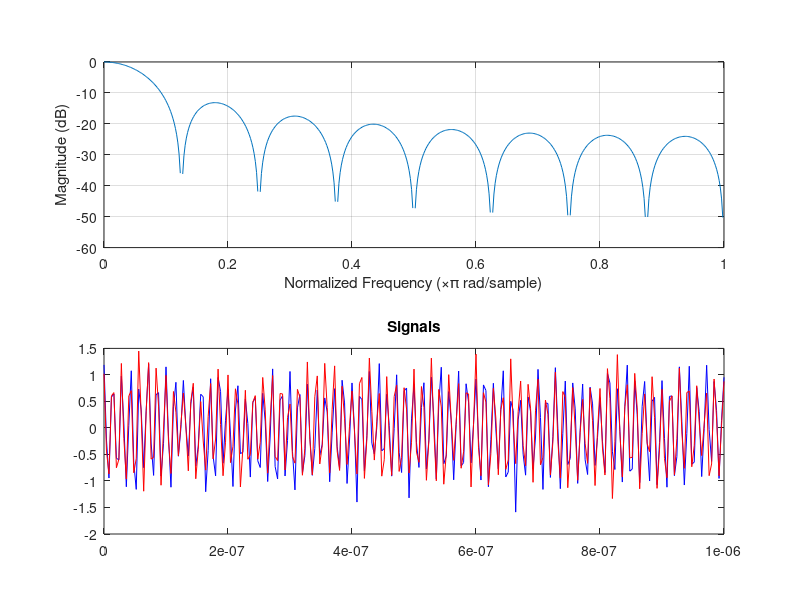
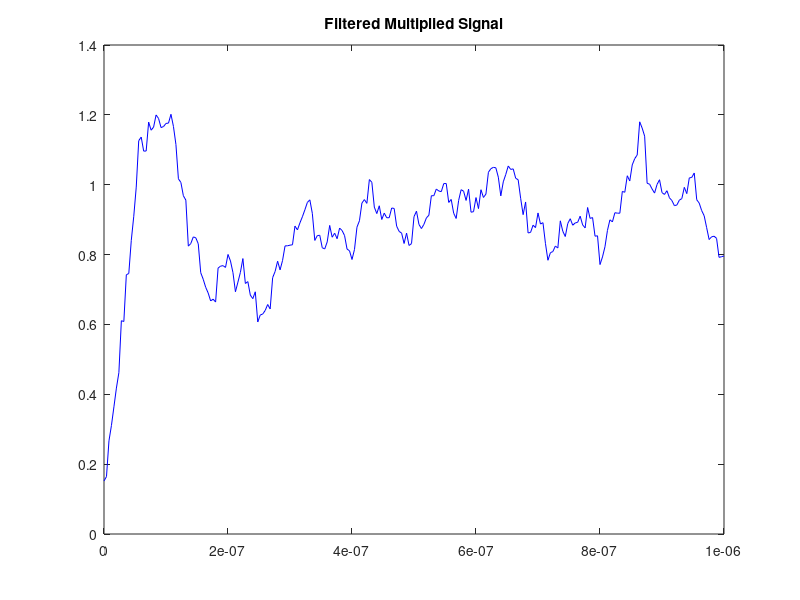
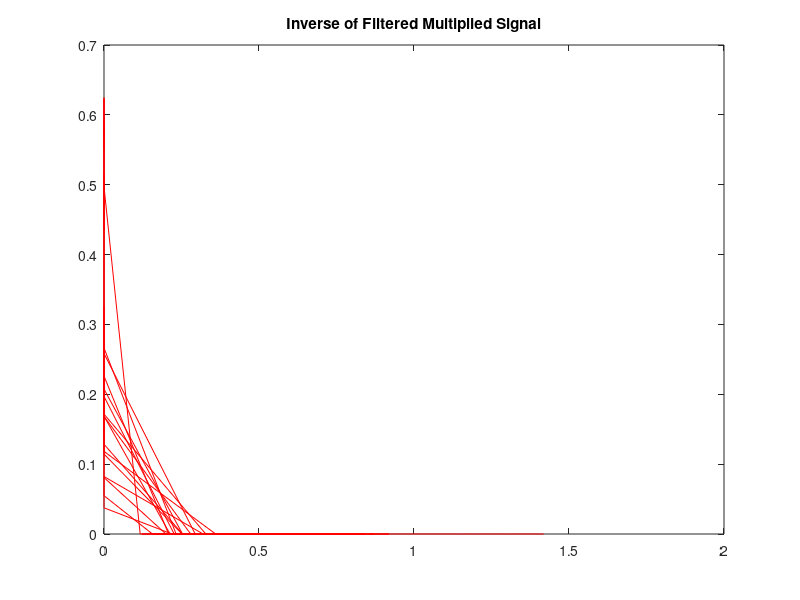
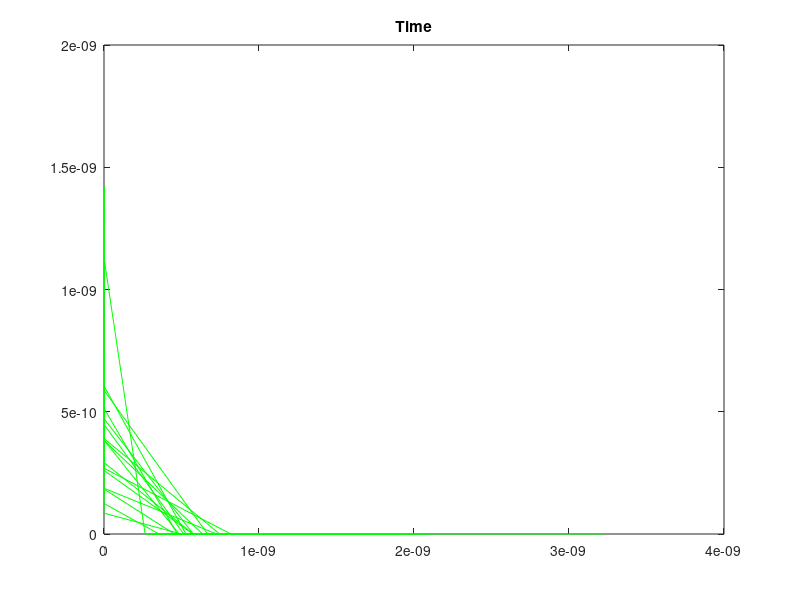

MATLAB code to generate these figures, in order:
clear all;
close all;
clc
%Initialization of given constants
fs = 250e6;
Ts = 1/fs;
t = 0:Ts:1e-6;
fc = 70e6;

%Moving Average Filter
lpf = ones(1,16);
lpf = lpf/length(lpf);
freqz(lpf)
%Noise Constant
n = 0.2;
%Delay
delay = 0.5e-9;
%Constants for Schmitt Trigger
thr_high = 0.5;
thr_low = thr_high*0.8;

%Defining Signals
x1 = cos(2*pi*fc*t)+(n*randn(1,length(t)));
x2 = cos(2*pi*fc*(t+delay))+(n*randn(1,length(t)));

figure(1)
plot(t, x1, 'b')
hold on
plot(t, x2, 'r')
title('Signals')
%Multiplication of  two signals
multipleofTwoSignals = x1 .* x2;

%1/2 cos(x+y)          1/2 cos(x-y)
%1/2 cos(4*pi*fc*(t+delay)    1/2 cos(2*pi*fc*delay)
%Applying filter to multiple of two signals in order to get 
%low frequency component
%To erase the coefficient of 1/2 in the multiplication
%need to multiply with two and process moving average filter
filteredMultipleSignal = 2 * filter(lpf, 1, multipleofTwoSignals);
figure(2)
plot(t, filteredMultipleSignal, 'b')
title('Filtered Multiplied Signal')
binaryFilteredMultipleSignal = zeros(1, length(filteredMultipleSignal));

%To get the 2*pi*fc part of the signal
%need to inverse cosine function
inverseofFilteredMultipleSignal = acos(filteredMultipleSignal);

%To get the delay in inversecosine 
%need to divide by 2*pi*fc
findTime = inverseofFilteredMultipleSignal / (2 * pi * fc);

delayTime = abs(mean(findTime))
figure(3)
plot(inverseofFilteredMultipleSignal, 'r')
title('Inverse of Filtered Multiplied Signal')
figure(4)
plot(findTime, 'g')
title('Time')
% %Schmitt Trigger
% for i = 2:length(filteredMultipleSignal)
%     if(binaryFilteredMultipleSignal(i-1) == 1)
%         if(filteredMultipleSignal(i) < thr_low)
%             binaryFilteredMultipleSignal(i) = 0;
%         else
%             binaryFilteredMultipleSignal(i) = 1;
%         end
%     else
%         if(filteredMultipleSignal(i)>thr_high)
%             binaryFilteredMultipleSignal(i)=1;
%         else
%             binaryFilteredMultipleSignal(i)=0;
%         end
%     end
% end   
% 
% figure(5)
% plot(binaryFilteredMultipleSignal, 'b')
% title('Schmitt Triggered Multiplied Signal')

